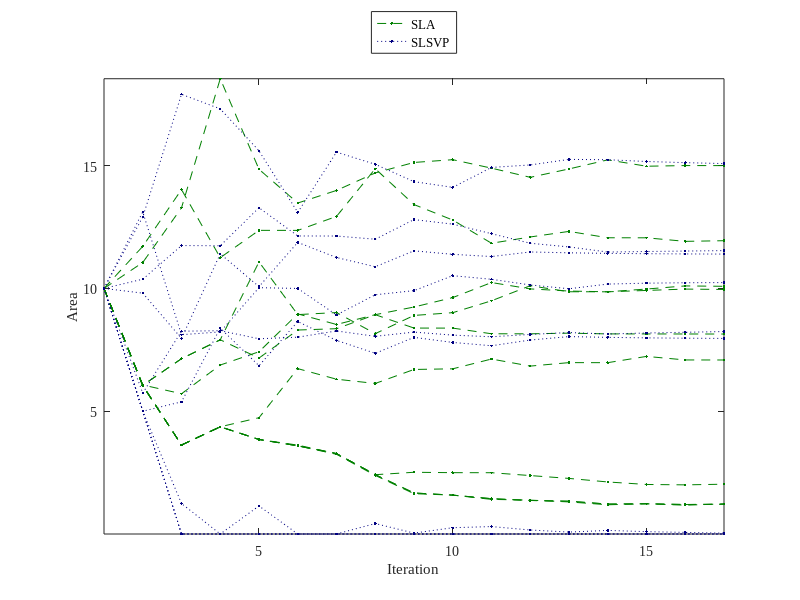

The MATLAB source for this figure: (Note: this script raises an error after producing the figure.)
% Jeong Park
% define figure properties
opts.Colors     = get(groot,'defaultAxesColorOrder');
opts.saveFolder = 'img/';
opts.width      = 8.25;
opts.height     = 6.25;
opts.fontType   = 'Times New Roman';
opts.fontSize   = 9;

% create new figure
fig = figure('DefaultTextFontName', opts.fontType, 'DefaultAxesFontName', opts.fontType); clf

%%



xy_raw = [0.04,    9.999923605805963
1.07,   11.055334861217219
2.21,   13.281996434937618
3.24,   18.53740769034887
4.27,   14.849961802902985
5.31,   13.476776165011465
6.40,   13.989228418640188
7.46,   14.701731601731607
8.49,   15.128571428571433
9.53,   15.241125541125546
10.6,   14.896384008148718
11.6,   14.523198370257198
12.7,   14.864311179017067
13.7,   15.233995416348362
14.8,   14.974993633817167
15.9,   15.001807995925649
16.9,   15.000050929462699
0.04,   9.999923605805963
1.09,   11.71245225362873
2.19,   14.024879042526106
3.22,   11.251718869365932
4.28,   12.364222052457352
5.31,   12.362490450725751
6.40,   12.932085561497331
7.46,   14.87316017316018
8.51,   13.414260249554372
9.56,   12.783931754519994
10.6,   11.839215686274516
11.6,   12.09462694168577
12.7,   12.321441303794249
13.8,   12.062515915457096
14.8,   12.060707919531454
15.9,   11.916093710211362
16.9,   11.94290807231984
0.04,   9.999923605805963
1.07,   6.069620575502931
2.19,   5.710593328240389
3.24,   6.880264833206013
4.27,   7.421390374331555
5.33,   8.962464985994401
6.42,   8.532060096765983
7.46,   8.930303030303033
8.50,   9.242844410491474
9.54,   9.626814362108485
10.6,   10.239215686274514
11.6,   9.980366692131401
12.7,   9.892895339954167
13.7,   9.862541380188445
14.8,   9.917825311942963
15.9,   9.973223834988545
16.9,   9.95718105423988
0.04,   9.999923605805963
1.08,   6.055322128851543
2.18,   7.139190221543167
3.24,   7.9088362617774415
4.27,   11.078533231474413
5.33,   8.933893557422973
6.42,   9.017774382480267
7.46,   8.158874458874463
8.49,   8.900000000000004
9.54,   9.01252864782277
10.6,   9.496409472880064
11.7,   10.10889992360581
12.7,   9.86432391138274
13.8,   9.862515915457097
14.8,   9.974993633817167
15.9,   10.101795263559975
16.9,   10.085777947542658
0.04,   9.999923605805963
1.08,   6.055322128851545
2.18,   7.139190221543167
3.24,   7.9088362617774415
4.27,   7.164247517188697
5.31,   8.30534759358289
6.42,   8.36063152533741
7.46,   8.930303030303033
8.48,   8.385739750445637
9.54,   8.383957219251341
10.6,   8.153552330022922
11.6,   8.151769798828626
12.7,   8.178584160937106
13.7,   8.148281130634077
14.8,   8.146447669977086
15.9,   8.144690603514137
16.9,   8.142933537051189
0.04,   9.999923605805963
1.06,   6.04106187929718
2.18,   3.624891774891779
3.22,   4.366004583651645
4.28,   3.849936338171638
5.30,   3.6196587725999514
6.42,   3.274917239623125
7.45,   2.4160427807486684
8.49,   2.514285714285716
9.54,   2.4982429335370533
10.6,   2.496396740514392
11.6,   2.3803666921314033
12.7,   2.2643239113827356
13.7,   2.119735166793994
14.8,   2.017850776674308
15.9,   2.0018079959256454
16.9,   2.0286223580341236
0.04,   9.999923605805963
1.06,   6.04106187929718
2.18,   3.624891774891779
3.22,   4.366004583651645
4.24,   4.735727018079963
5.28,   6.733969951617013
6.39,   6.303539597657249
7.43,   6.130353959765728
8.45,   6.700076394194044
9.51,   6.726865291571176
10.6,   7.125006366182841
11.6,   6.837535014005606
12.6,   6.978660555131146
13.7,   6.97687802393685
14.8,   7.232187420422717
15.9,   7.08754774637128
16.9,   7.085816144639679
0.04,   9.999923605805963
1.07,   6.055334861217219
2.19,   3.6248790425261035
3.22,   4.366004583651645
4.28,   3.849936338171638
5.30,   3.591087344028523
6.42,   3.274917239623125
7.46,   2.416017316017321
8.48,   1.671454036159922
9.53,   1.5839826839826863
10.6,   1.439266615737207
11.6,   1.3661064425770313
12.7,   1.3357906799083281
13.7,   1.219735166793992
14.8,   1.232174688057043
15.8,   1.2018589253883363
16.9,   1.21437484084543
0.04,   9.999923605805963
1.07,   6.02676343264579
2.19,   3.6248790425261035
3.22,   4.366004583651645
4.28,   3.849936338171638
5.31,   3.5910618792971754
6.43,   3.246320346320349
7.46,   2.3874458874458924
8.48,   1.6428826075884935
9.53,   1.5839826839826863
10.6,   1.4106951871657785
11.6,   1.3803921568627473
12.7,   1.3072192513368996
13.7,   1.1911637382225635
14.8,   1.232174688057043
15.8,   1.1732874968169078
16.9,   1.2286478227654705
0.04,   9.999923605805963
1.07,   6.055334861217219
2.19,   3.6248790425261035
3.22,   4.366004583651645
4.28,   3.849936338171638
5.30,   3.591087344028523
6.42,   3.274917239623125
7.46,   2.416017316017321
8.48,   1.671454036159922
9.53,   1.5839826839826863
10.6,   1.439266615737207
11.6,   1.3661064425770313
12.7,   1.3357906799083281
13.7,   1.219735166793992
14.8,   1.232174688057043
15.8,   1.2018589253883363
16.9,   1.21437484084543
0.04,   9.999923605805963
1.07,   6.02676343264579
2.19,   3.6248790425261035
3.22,   4.366004583651645
4.28,   3.849936338171638
5.31,   3.5910618792971754
6.43,   3.246320346320349
7.46,   2.3874458874458924
8.48,   1.6428826075884935
9.53,   1.5839826839826863
10.6,   1.4106951871657785
11.6,   1.3803921568627473
12.7,   1.3072192513368996
13.7,   1.1911637382225635
14.8,   1.232174688057043
15.8,   1.1732874968169078
16.9,   1.2286478227654705];

xy_SLSVP = [0.006451600000000
   0.008325041928473
   0.011550841928473
   0.011168199241888
   0.010065363978334
   0.008449818305648
   0.010030495417956
   0.009711783738320
   0.009256088471287
   0.009106010399348
   0.009629922248662
   0.009694646026816
   0.009840698962910
   0.009831683949261
   0.009785463234418
   0.009755354256676
   0.009730661503267
   0.006451600000000
   0.003225800000000
   0.000000645160000
   0.000000645160000
   0.000000645160000
   0.000000645160000
   0.000000645160000
   0.000000645160000
   0.000000645160000
   0.000000645160000
   0.000000645160000
   0.000000645160000
   0.000000645160000
   0.000000645160000
   0.000000645160000
   0.000000645160000
   0.000000645160000
   0.006451600000000
   0.006693801165252
   0.007577459366032
   0.007572543993454
   0.008570357821545
   0.007829297101469
   0.007827720599882
   0.007743926401878
   0.008259472095870
   0.008139715997616
   0.007888877789616
   0.007638039581616
   0.007541123786706
   0.007406879008148
   0.007421416750888
   0.007432996648325
   0.007444575165298
   0.006451600000000
   0.003225800000000
   0.003472293983009
   0.005407773983009
   0.004420698008401
   0.005581986008401
   0.005085661655372
   0.004747333650844
   0.005165397330844
   0.005032874579862
   0.004945267026748
   0.005095769951548
   0.005186071706428
   0.005165786768829
   0.005152588906088
   0.005143966967151
   0.005138127060688
   0.006451600000000
   0.003225800000000
   0.000000645160000
   0.000000645160000
   0.000737599826968
   0.000000645160000
   0.000000645160000
   0.000275497224697
   0.000024659016697
   0.000165908596285
   0.000195930236208
   0.000105628481328
   0.000051447428400
   0.000094978019021
   0.000062469387265
   0.000042964208210
   0.000023459029156
   0.006451600000000
   0.003225800000005
   0.000000645160000
   0.000000645160000
   0.000000645160000
   0.000000645160000
   0.000000645160000
   0.000000645160000
   0.000000645160000
   0.000000645160000
   0.000000645160000
   0.000000645160000
   0.000000645160000
   0.000000645160000
   0.000000645160000
   0.000000645160000
   0.000000645160000
   0.006451600000000
   0.003702853302197
   0.005327460906415
   0.005341438518035
   0.005128746145454
   0.005170921160776
   0.005334382072715
   0.005193514711627
   0.005303947305885
   0.005224840320033
   0.005181213329029
   0.005242886396652
   0.005292405330365
   0.005254326030762
   0.005280340950401
   0.005299473507631
   0.005318410796407
   0.006451600000000
   0.008461149159102
   0.005235349159102
   0.005309611611538
   0.006470899611538
   0.006450966524081
   0.005754193724081
   0.006284502270539
   0.006393364950436
   0.006786002865676
   0.006691445047411
   0.006542783017521
   0.006442799682217
   0.006565556908357
   0.006589284860347
   0.006600413679245
   0.006605046372230
   0.006451600000000
   0.006327364863107
   0.005137927109930
   0.007359732296152
   0.006498901532462
   0.007660189532462
   0.007263587714467
   0.007020820294387
   0.007438883974387
   0.007347154747253
   0.007288665522707
   0.007409215020031
   0.007386688632204
   0.007372467038667
   0.007363339726431
   0.007357401371878
   0.007353384945309
   0.006451600000000
   0.003225800000000
   0.000801371323285
   0.000000645160000
   0.000000645160000
   0.000000645160000
   0.000000645160000
   0.000000645160000
   0.000000645160000
   0.000000645160000
   0.000000645160000
   0.000000645160000
   0.000000645160000
   0.000000645160000
   0.000000645160000
   0.000000645160000
   0.000000645160000];

for ii = 1:9
    plot(1:17,xy_raw((17*(ii-1)+1):(17*(ii)) ,2),'--.','Color', [0,0.5,0],'HandleVisibility','off')
    hold on
    plot(1:17,xy_SLSVP((17*(ii-1)+1):(17*(ii)) ,1)./(2.54e-2)^2,':.','Color', [0,0,0.5],'HandleVisibility','off')
    hold on
end

plot(1:17,xy_raw((17*(10-1)+1):(17*(10)) ,2),'--.','Color', [0,0.5,0],'HandleVisibility','on')
hold on
plot(1:17,xy_SLSVP((17*(10-1)+1):(17*(10)) ,1)./(2.54e-2)^2,':.','Color', [0,0,0.5],'HandleVisibility','on')

% add axis labes and legend
axis tight
xlabel('Iteration')
ylabel('Area')
legend('SLA','SLSVP','SLSV','Location','northoutside')

% scaling
fig.Units               = 'centimeters';
fig.Position(3)         = opts.width;
fig.Position(4)         = opts.height;

% set text properties
%set(fig.Children, ...
%    'FontName',     'Times', ...
%    'FontSize',     9);

% remove unnecessary white space
set(gca,'LooseInset',max(get(gca,'TightInset'), 0.02))

% export to png
fig.PaperPositionMode   = 'auto';
print([opts.saveFolder 'Figure8'], '-dpng', '-r600')
close


